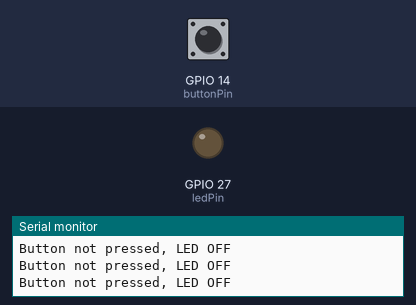
Simulated run of this sketch. Board: ESP32. Parts: output pins drawn as LEDs (lit = HIGH), the last lines printed to the serial monitor. The test bench sets the inputs (shaded band); at power-on: GPIO 14 (buttonPin) HIGH.

Above: at 1.2 s.
1.3 s: GPIO 14 (buttonPin) pulled LOW for 0.15 s
At 1.38 s:
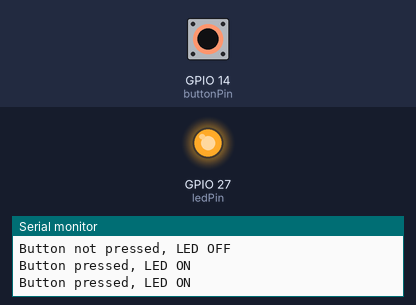
2.9 s: GPIO 14 (buttonPin) pulled LOW for 3.2 s
At 6.5 s:
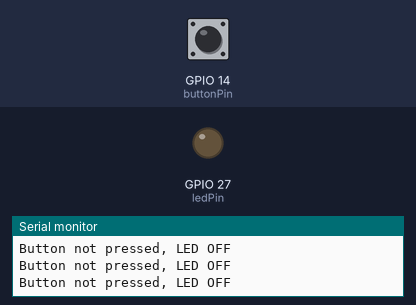
Timing chart, 0 to 8.0 s (numbered marks = the images above; inputs shaded):
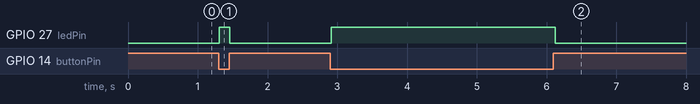

Measured:
- after the input at 1.3 s, GPIO 27 (ledPin): LOW → HIGH at once, → LOW 0.15 s later
- after the input at 2.9 s, GPIO 27 (ledPin): LOW → HIGH at once, → LOW 3.2 s later

The sketch:

sketch_jul8c.ino
```cpp
const int buttonPin = 14; // GPIO14 connected to the push button
const int ledPin = 27;    // GPIO27 connected to the LED

int buttonState = 0;      // Variable to store the button state

void setup() {
  // Initialize serial communication at a baud rate of 115200
  Serial.begin(115200);

  // Initialize LED pin as output
  pinMode(ledPin, OUTPUT);

  // Initialize button pin as input with internal pull-up resistor
  pinMode(buttonPin, INPUT_PULLUP);
}

void loop() {
  // Read the state of the push button
  buttonState = digitalRead(buttonPin);

  // Check if the button is pressed
  if (buttonState == LOW) { // Button is pressed
    // Turn the LED on
    digitalWrite(ledPin, HIGH);
    Serial.println("Button pressed, LED ON");
  } else { // Button is not pressed
    // Turn the LED off
    digitalWrite(ledPin, LOW);
    Serial.println("Button not pressed, LED OFF");
  }

  // Small delay to debounce the button
  delay(50);
}
```
